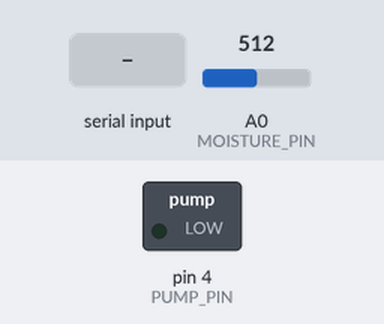
A sketch run on a simulated Arduino Uno, built with avr-gcc and run on an emulated ATmega328P. On the bench: switched loads named in the sketch (green lamp = pin HIGH). The inputs (shaded band) are chosen by the test bench; at power-on: A0 (MOISTURE_PIN) = 512. Pins used as bus, display or sensor lines are not drawn; what the sketch prints to the serial monitor is not drawn.

Above: at 2.3 s.
2.4 s: "PUMP_ON\n" received over the second serial link
At 3.6 s:
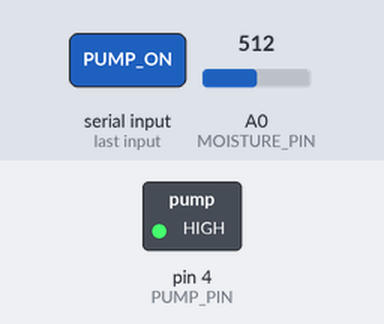
Timing chart, 0 to 5.9 s (numbered marks = the images above; inputs shaded):
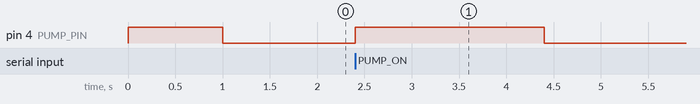

The sketch:

plant_watering.ino
```cpp
#define MOISTURE_PIN A0
#define SENSOR_POWER_PIN 7
#define PUMP_PIN 4
#define ESP_RX_PIN 10
#define ESP_TX_PIN 11

#define THRESHOLD_DRY 30
#define THRESHOLD_WET 70
#define SENSOR_READ_NORMAL   300000UL
#define SENSOR_READ_WATERING  30000UL
#define PUMP_ON_DURATION       2000UL
#define PUMP_PAUSE_DURATION   10000UL
#define PUMP_SESSION_MAX_MS  600000UL
#define SENSOR_SAMPLES 5
#define CMD_BUFFER_SIZE 32
#define LOG_INTERVAL 3000UL
#define PUMP_TEST_MS 1000


#define ADC_DRY 1023
#define ADC_WET 300

#define USE_ESP8266 1
#define USE_SERIAL_DEBUG 0

#include <EEPROM.h>

enum Mode { MODE_AUTO, MODE_MANUAL };
enum PumpCycle { CYCLE_IDLE, CYCLE_PUMP_ON, CYCLE_PUMP_PAUSE };

Mode currentMode = MODE_AUTO;
PumpCycle pumpCycle = CYCLE_IDLE;
int thresholdDry = THRESHOLD_DRY;
int thresholdWet = THRESHOLD_WET;
unsigned long wateringStart = 0;
unsigned long cyclePhaseStart = 0;
unsigned long lastSensorRead = 0;
unsigned long lastLogTime = 0;
int lastMoisturePercent = -1;
char cmdBuffer[CMD_BUFFER_SIZE];
byte cmdIndex = 0;

#if USE_ESP8266
#include <SoftwareSerial.h>
SoftwareSerial espSerial(ESP_RX_PIN, ESP_TX_PIN);
#define WIFI_SERIAL espSerial
#else
#define WIFI_SERIAL Serial
#endif

void logStatus() {
  char buf[64];
  if (pumpCycle != CYCLE_IDLE) {
    snprintf(buf, sizeof(buf), "Moisture: %d%% | Stop watering at: %d%%",
             lastMoisturePercent, thresholdWet);
  } else {
    snprintf(buf, sizeof(buf), "Moisture: %d%% | Start watering at: %d%%",
             lastMoisturePercent, thresholdDry);
  }
  Serial.println(buf);
}

void setup() {
  pinMode(MOISTURE_PIN, INPUT);
  pinMode(SENSOR_POWER_PIN, OUTPUT);
  digitalWrite(SENSOR_POWER_PIN, LOW);
  pinMode(PUMP_PIN, OUTPUT);
  digitalWrite(PUMP_PIN, LOW);
  analogReference(DEFAULT);

  Serial.begin(9600);
#if USE_ESP8266
  espSerial.begin(9600);
#endif

  loadThresholdFromEeprom();

  digitalWrite(PUMP_PIN, HIGH);
  delay(PUMP_TEST_MS);
  digitalWrite(PUMP_PIN, LOW);
  Serial.println("Motor test OK");

  int pct = moistureToPercent(readMoistureRaw());
  lastMoisturePercent = pct;
  logStatus();

  lastSensorRead = millis();
  lastLogTime = millis();

  if (currentMode == MODE_AUTO) {
    runAutoMode(pct);
  }
}

void loadThresholdFromEeprom() {
  int saved = (EEPROM.read(0) << 8) | EEPROM.read(1);
  if (saved >= 1 && saved <= 99) {
    thresholdDry = saved;
  }
}

void saveThresholdToEeprom() {
  EEPROM.write(0, (thresholdDry >> 8) & 0xFF);
  EEPROM.write(1, thresholdDry & 0xFF);
}

int readMoistureRaw() {
  digitalWrite(SENSOR_POWER_PIN, HIGH);
  delay(100);
  long sum = 0;
  for (int i = 0; i < SENSOR_SAMPLES; i++) {
    sum += analogRead(MOISTURE_PIN);
    delay(10);
  }
  digitalWrite(SENSOR_POWER_PIN, LOW);
  return sum / SENSOR_SAMPLES;
}

int moistureToPercent(int raw) {

  int pct = map(raw, ADC_DRY, ADC_WET, 0, 100);
  return constrain(pct, 0, 100);
}

void startWatering() {
  wateringStart = millis();
  cyclePhaseStart = wateringStart;
  pumpCycle = CYCLE_PUMP_ON;
  digitalWrite(PUMP_PIN, HIGH);
}

void stopWatering() {
  digitalWrite(PUMP_PIN, LOW);
  pumpCycle = CYCLE_IDLE;
  sendStatus();
}

void runPumpCycle(unsigned long now) {
  if (pumpCycle == CYCLE_IDLE) return;

  unsigned long elapsed = now - cyclePhaseStart;

  if (pumpCycle == CYCLE_PUMP_ON) {
    if (elapsed >= PUMP_ON_DURATION) {
      digitalWrite(PUMP_PIN, LOW);
      pumpCycle = CYCLE_PUMP_PAUSE;
      cyclePhaseStart = now;
    }
  } else if (pumpCycle == CYCLE_PUMP_PAUSE) {
    if (elapsed >= PUMP_PAUSE_DURATION) {
      if (now - wateringStart >= PUMP_SESSION_MAX_MS) {
        stopWatering();
      } else {
        digitalWrite(PUMP_PIN, HIGH);
        pumpCycle = CYCLE_PUMP_ON;
        cyclePhaseStart = now;
      }
    }
  }
}

void runAutoMode(int moisturePercent) {
  if (pumpCycle != CYCLE_IDLE) {
    if (moisturePercent >= thresholdWet) {
      stopWatering();
    }
    return;
  }
  if (moisturePercent < thresholdDry) {
    startWatering();
    sendStatus();
  }
}

void sendStatus() {
  char buf[64];
  snprintf(buf, sizeof(buf), "MOISTURE:%d|PUMP:%s|MODE:%s|THRESHOLD:%d\n",
           lastMoisturePercent,
           pumpCycle != CYCLE_IDLE ? "ON" : "OFF",
           currentMode == MODE_AUTO ? "AUTO" : "MANUAL",
           thresholdDry);
  WIFI_SERIAL.print(buf);

#if USE_SERIAL_DEBUG
  Serial.print("-> ");
  Serial.print(buf);
#endif
}

void processCommand(const char* cmd) {
  if (strcmp(cmd, "PUMP_ON") == 0) {
    currentMode = MODE_MANUAL;
    startWatering();
    sendStatus();
  } else if (strcmp(cmd, "PUMP_OFF") == 0) {
    digitalWrite(PUMP_PIN, LOW);
    pumpCycle = CYCLE_IDLE;
    currentMode = MODE_AUTO;
    sendStatus();
  } else if (strcmp(cmd, "GET_STATUS") == 0) {
    sendStatus();
  } else if (strncmp(cmd, "SET_THRESHOLD:", 14) == 0) {
    int val = atoi(cmd + 14);
    if (val >= 1 && val <= 99) {
      thresholdDry = val;
      saveThresholdToEeprom();
      sendStatus();
    }
  } else if (strcmp(cmd, "MODE_AUTO") == 0) {
    currentMode = MODE_AUTO;
    sendStatus();
  } else if (strcmp(cmd, "MODE_MANUAL") == 0) {
    currentMode = MODE_MANUAL;
    sendStatus();
  }
}

void pollSerial() {
  while (WIFI_SERIAL.available()) {
    char c = WIFI_SERIAL.read();
    if (c == '\n' || c == '\r') {
      if (cmdIndex > 0) {
        cmdBuffer[cmdIndex] = '\0';
        processCommand(cmdBuffer);
        cmdIndex = 0;
      }
    } else if (cmdIndex < CMD_BUFFER_SIZE - 1) {
      cmdBuffer[cmdIndex++] = c;
    }
  }
}

void loop() {
  unsigned long now = millis();
  pollSerial();
  runPumpCycle(now);

  if (now - lastLogTime >= LOG_INTERVAL) {
    lastLogTime = now;
    logStatus();
  }

  unsigned long interval = (pumpCycle != CYCLE_IDLE) ? SENSOR_READ_WATERING : SENSOR_READ_NORMAL;
  if (now - lastSensorRead >= interval) {
    lastSensorRead = now;
    int pct = moistureToPercent(readMoistureRaw());
    if (pct != lastMoisturePercent) {
      char buf[24];
      snprintf(buf, sizeof(buf), "MOISTURE:%d\n", pct);
      WIFI_SERIAL.print(buf);
    }
    lastMoisturePercent = pct;

    if (currentMode == MODE_AUTO) {
      runAutoMode(pct);
    }
  }
}
```

Measured:
- after the input at 2.4 s, pin 4 (PUMP_PIN): LOW → HIGH at once, → LOW 2.0 s later
